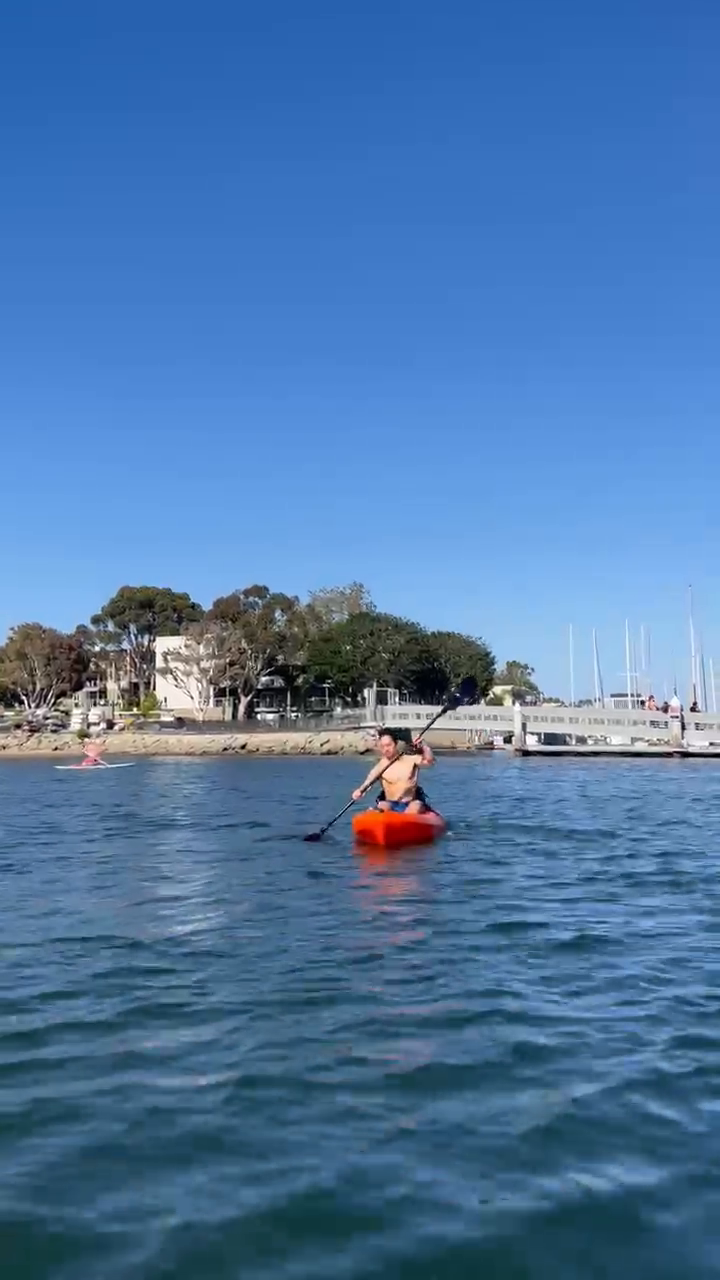
#> input picture frame 31 of demoImages/kayaking.MOV, 720 x 1280 px
$ python optical-flow.py
#> lines starting #> are read from the running program, lines starting #| are printed output that depends on the picture
import cv2 as cv
import numpy as np
import os
import matplotlib.pyplot as plt


# [45 lines left out: function lucasKanade, not called in this run]

def denseOpticalFlow():
    # Read image
    root = os.getcwd()
    videoPath = os.path.join(root,'demoImages//kayaking.mov')
    videoCapObj = cv.VideoCapture(videoPath)

    # Prepare HSV image
    _, frameFirst = videoCapObj.read()
#> frameFirst is the input picture: shape (1280, 720, 3); mean B, G, R 166.2, 118.8, 77.1
    imgPrev = cv.cvtColor(frameFirst, cv.COLOR_BGR2GRAY)
    imgHSV = np.zeros_like(frameFirst)
    imgHSV[:,:,1] = 255

    # Loop through each video frame
    while True:
        _, frameCur = videoCapObj.read()
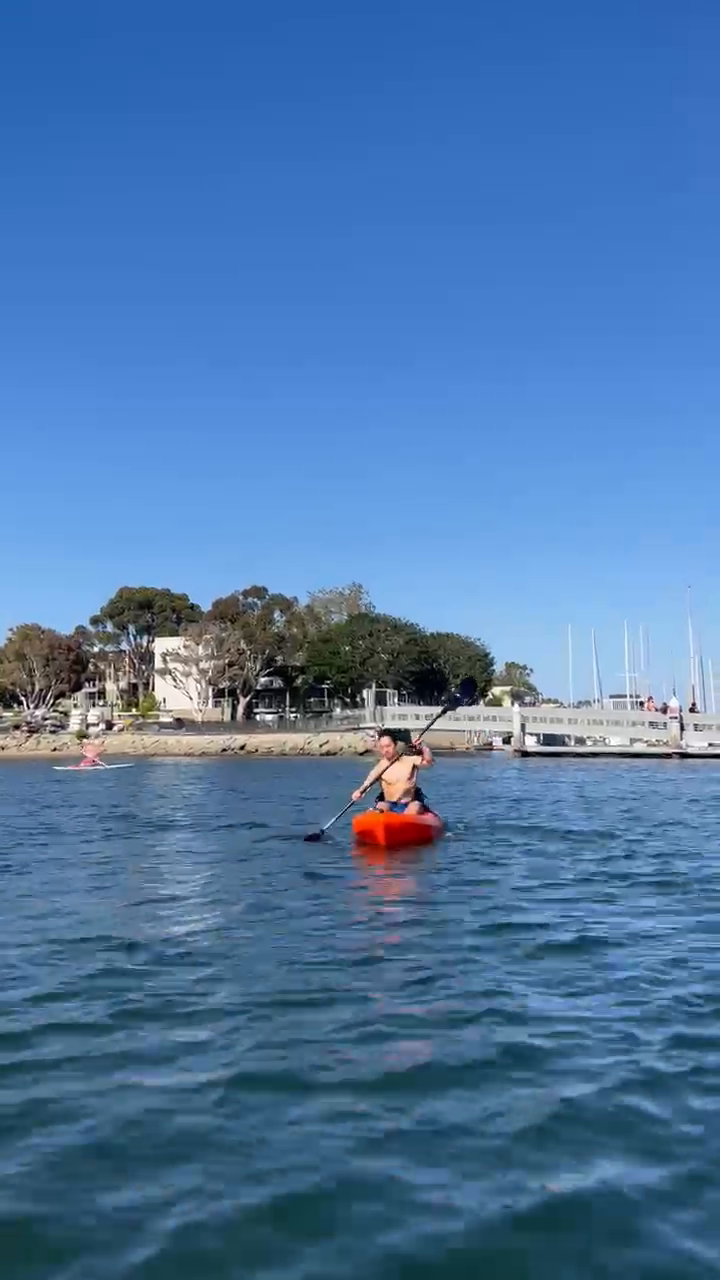
#> input picture frame 32 of demoImages/kayaking.MOV, 720 x 1280 px
#> frameCur is the input picture: shape (1280, 720, 3); mean B, G, R 166, 118.7, 76.9
        imgCur = cv.cvtColor(frameCur, cv.COLOR_BGR2GRAY)
        flow = cv.calcOpticalFlowFarneback(prev=imgPrev,next=imgCur,flow=None,pyr_scale=0.5,levels=3,winsize=15,iterations=3,poly_n=5,poly_sigma=1.2,flags=cv.OPTFLOW_FARNEBACK_GAUSSIAN)
        mag,ang = cv.cartToPolar(flow[:,:,0], flow[:,:,1])
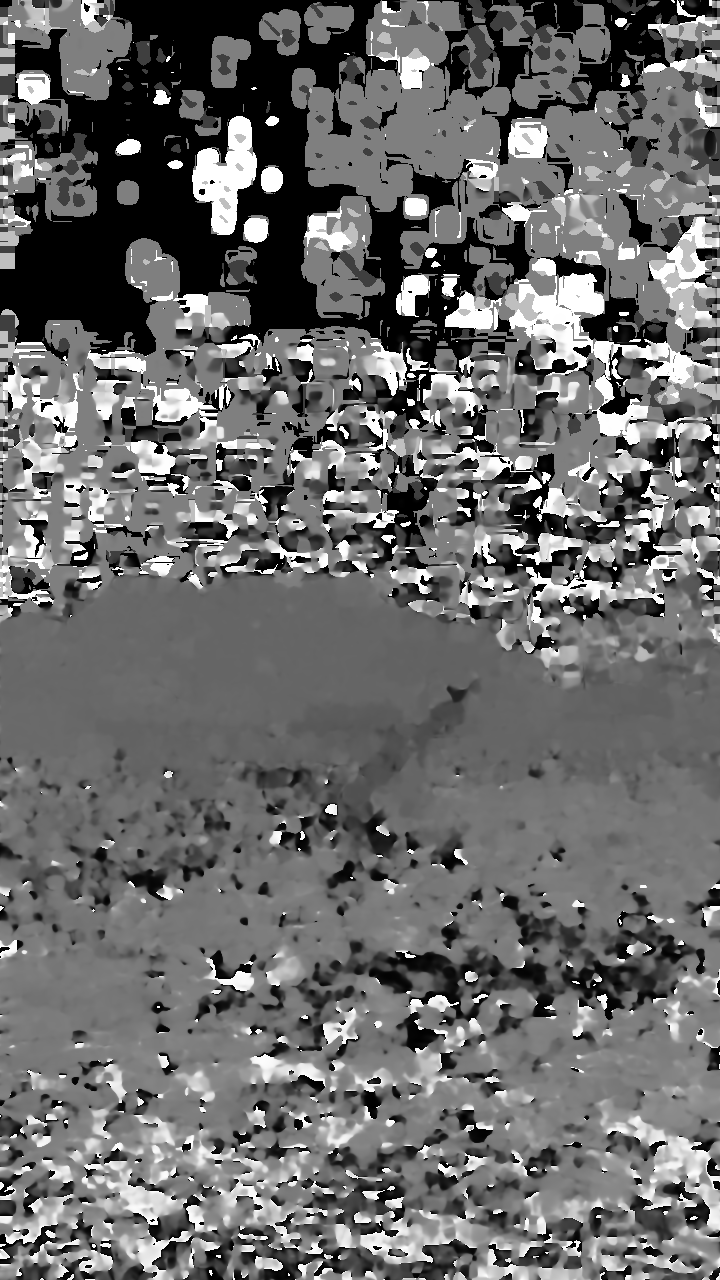
#> ang: shape (1280, 720) float32; min 0, max 6.28, mean 2.65; drawn with min black and max white
        # OpenCV H is [0,180] so divide by 2
        imgHSV[:,:,0] = ang*180/np.pi/2
        imgHSV[:,:,2] = cv.normalize(mag,None,0,255,cv.NORM_MINMAX)
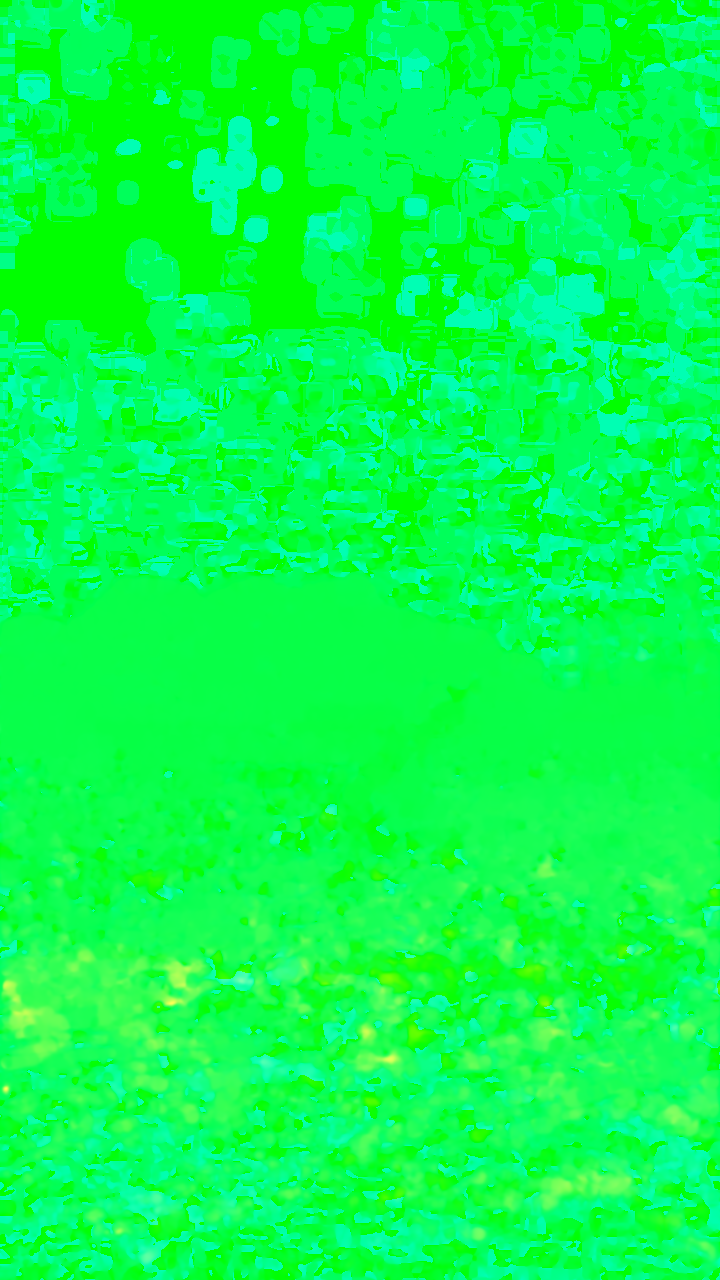
#> imgHSV: shape (1280, 720, 3); mean of channels 0, 1, 2 75.5, 255, 7.9; drawn as B, G, R
        imgBGR = cv.cvtColor(imgHSV, cv.COLOR_HSV2BGR)
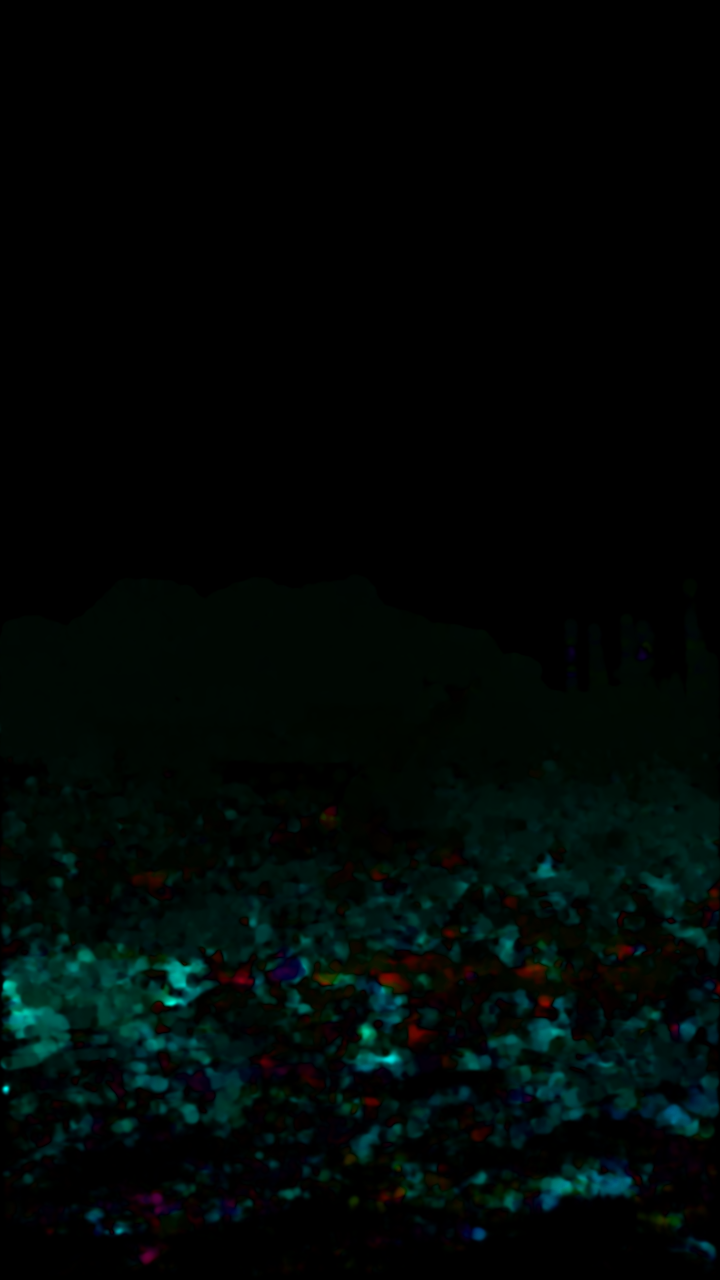
#> imgBGR: shape (1280, 720, 3); mean B, G, R 5.5, 7, 0.7
        cv.imshow('Video', imgBGR)
        cv.waitKey(15)
        imgPrev = imgCur

if __name__ == '__main__':
    # lucasKanade()
    denseOpticalFlow()

$ run again, starting later in the video
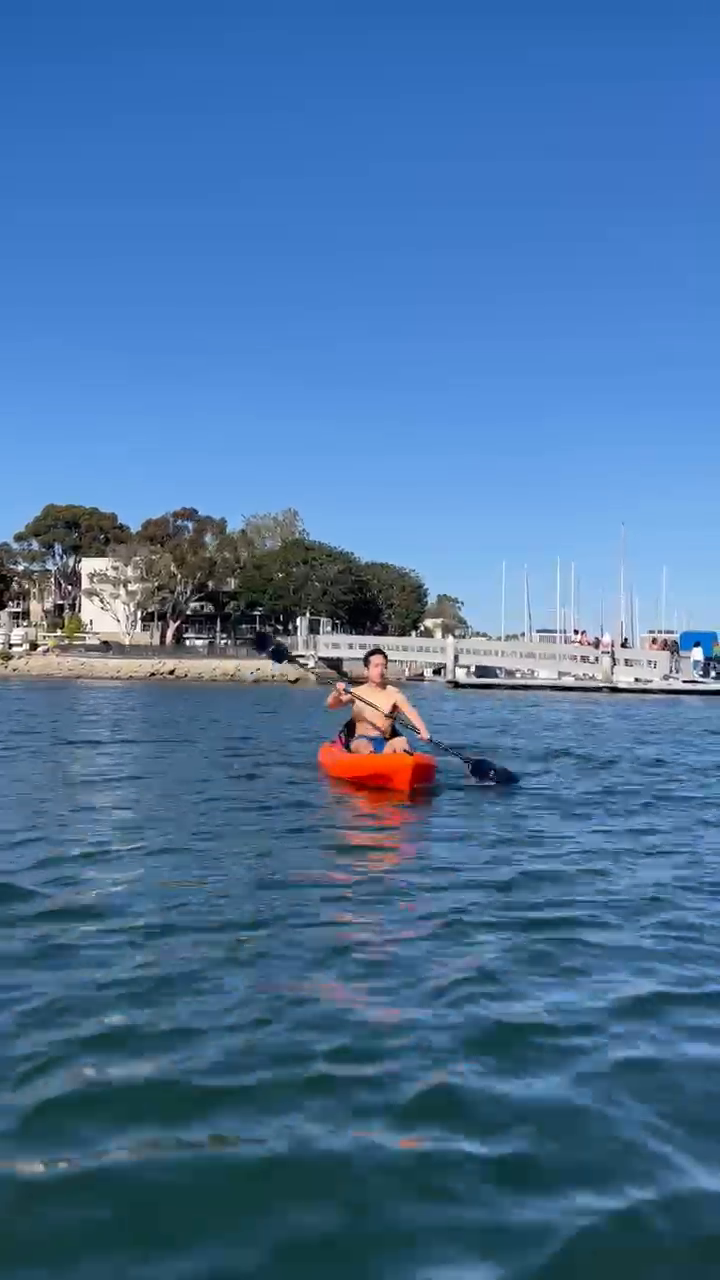
#> input picture frame 141 of demoImages/kayaking.MOV, 720 x 1280 px
#> in denseOpticalFlow, frameFirst is the input picture: shape (1280, 720, 3); mean B, G, R 157.8, 114.2, 73.6
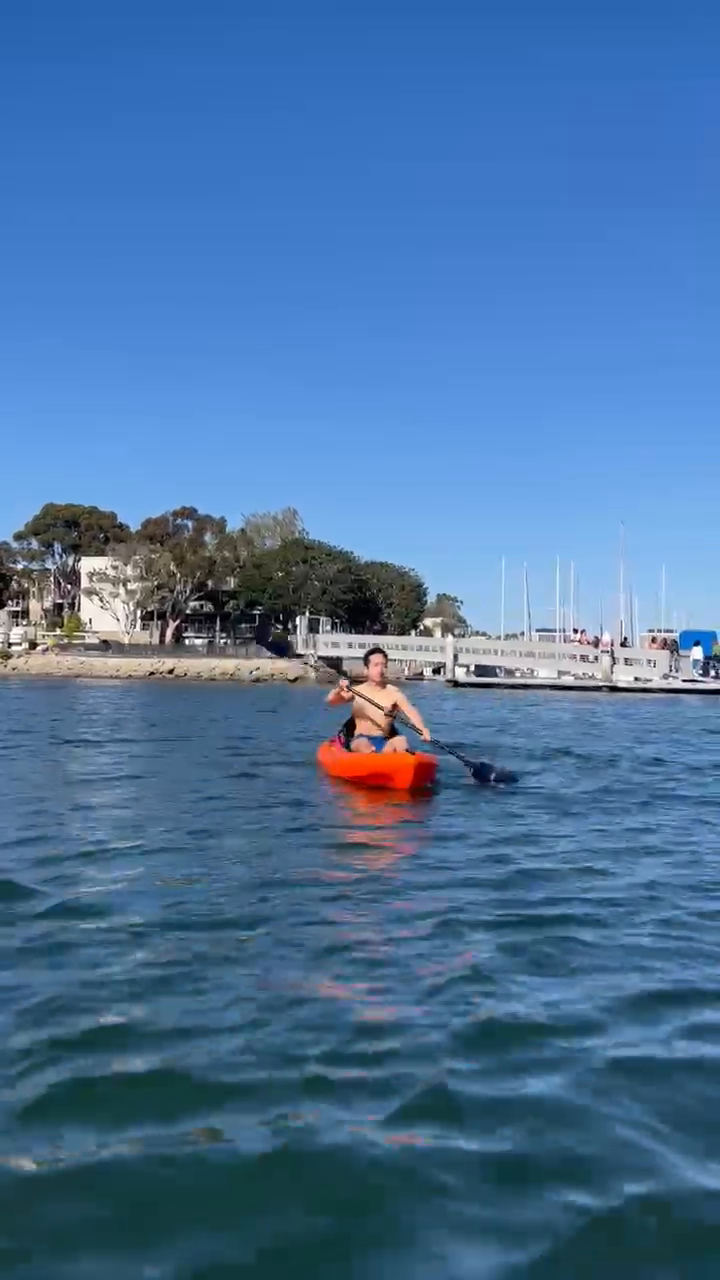
#> input picture frame 142 of demoImages/kayaking.MOV, 720 x 1280 px
#> in denseOpticalFlow, frameCur is the input picture: shape (1280, 720, 3); mean B, G, R 157.7, 114.1, 73.7
#> in denseOpticalFlow, `imgBGR = cv.cvtColor(imgHSV, cv.COLOR_HSV2BGR)`:
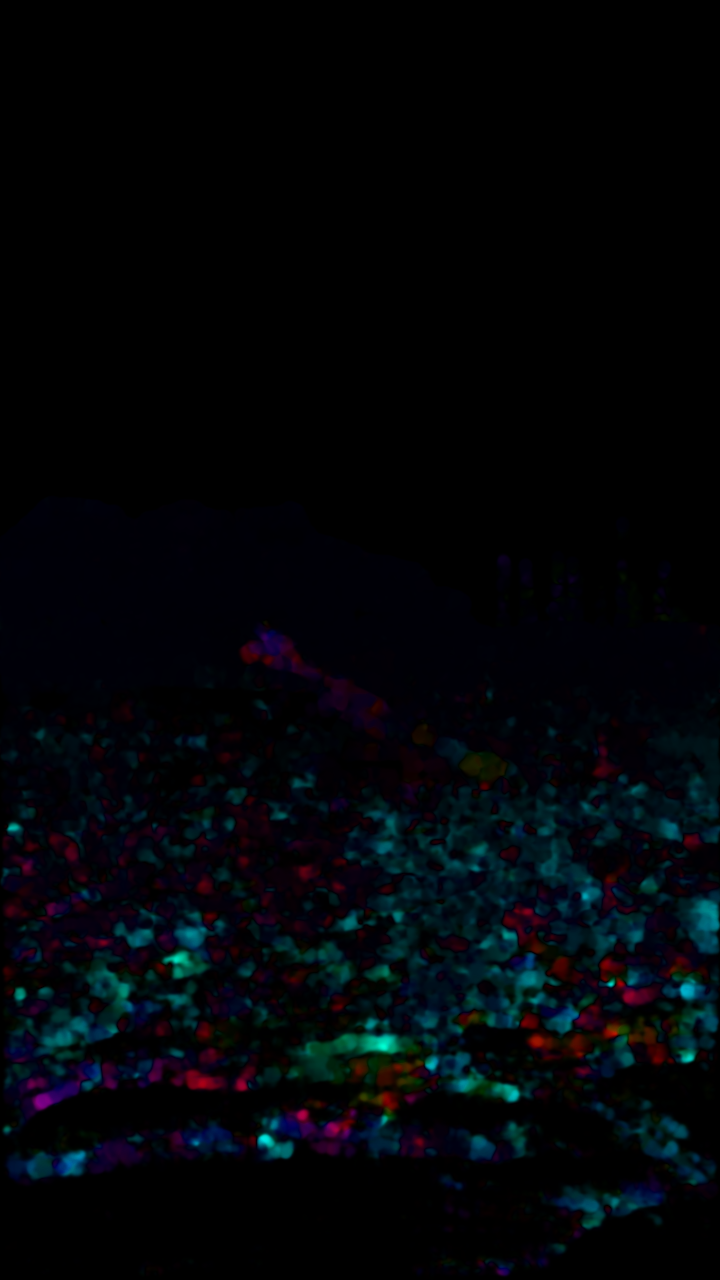
#> imgBGR: shape (1280, 720, 3); mean B, G, R 8.2, 4.8, 2.1

$ run again, starting later in the video
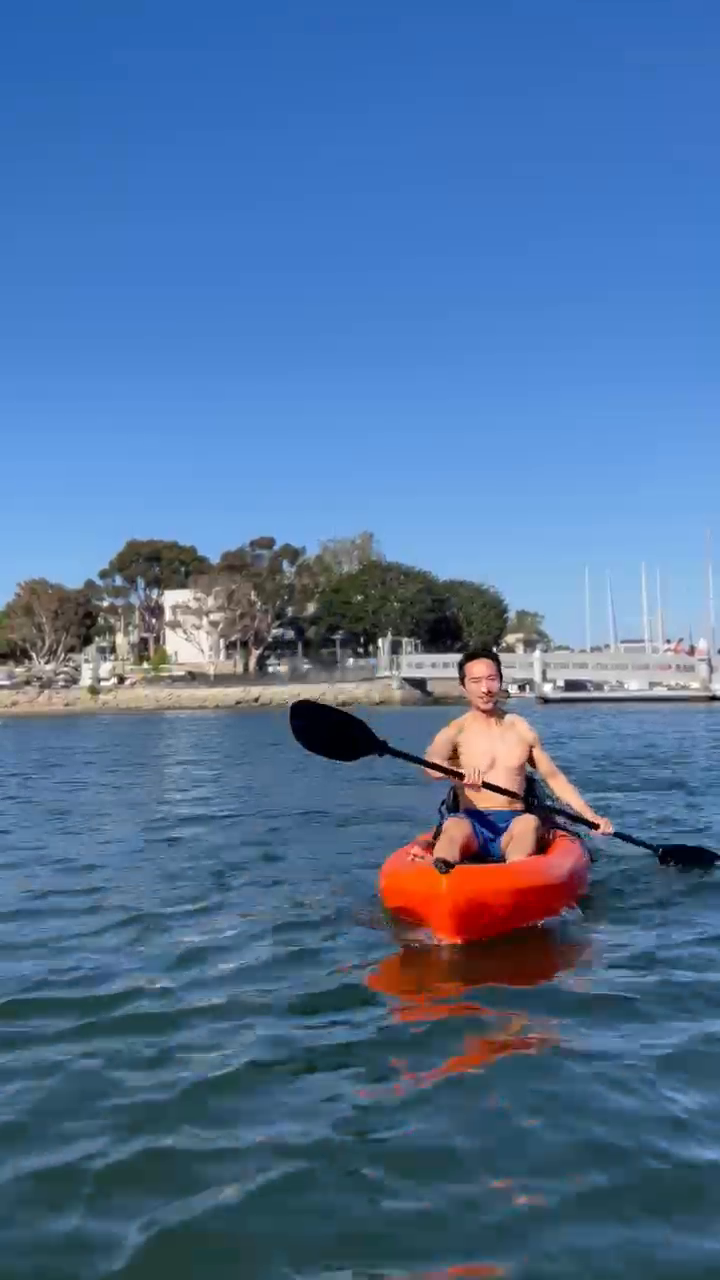
#> input picture frame 252 of demoImages/kayaking.MOV, 720 x 1280 px
#> in denseOpticalFlow, frameFirst is the input picture: shape (1280, 720, 3); mean B, G, R 154, 113.1, 79.8
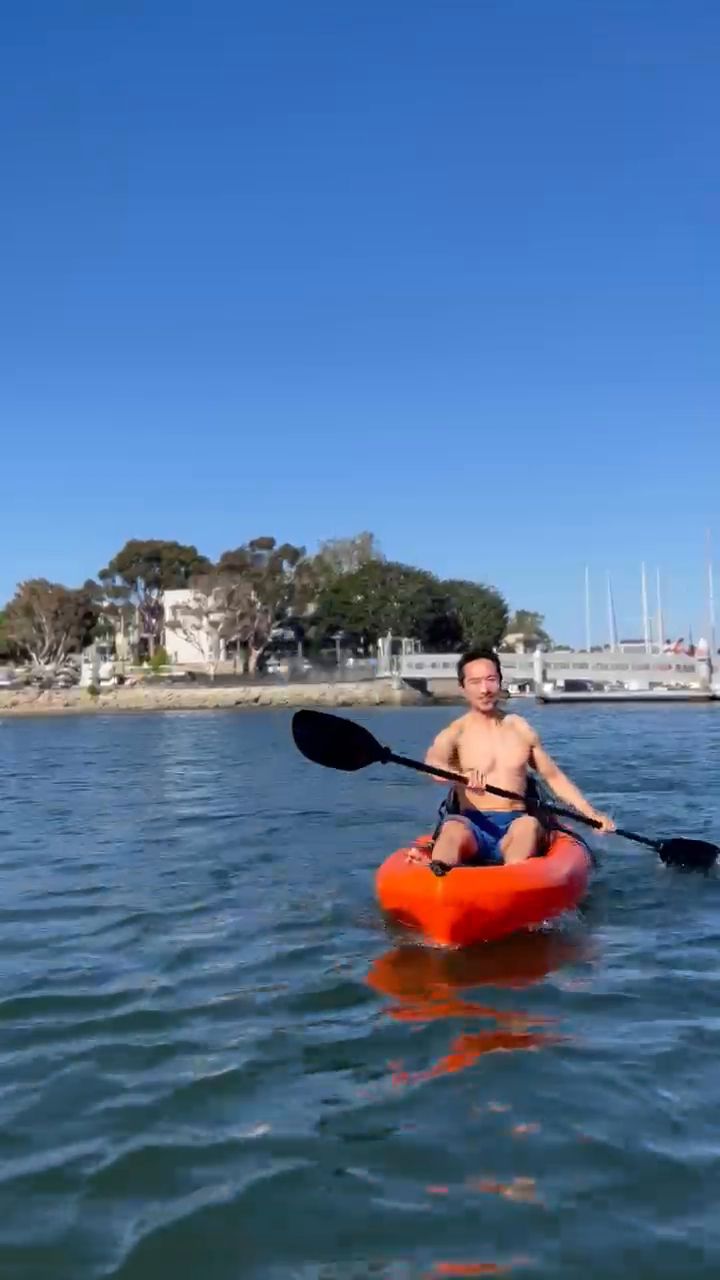
#> input picture frame 253 of demoImages/kayaking.MOV, 720 x 1280 px
#> in denseOpticalFlow, frameCur is the input picture: shape (1280, 720, 3); mean B, G, R 154.3, 113.3, 80.8
#> in denseOpticalFlow, `imgBGR = cv.cvtColor(imgHSV, cv.COLOR_HSV2BGR)`:
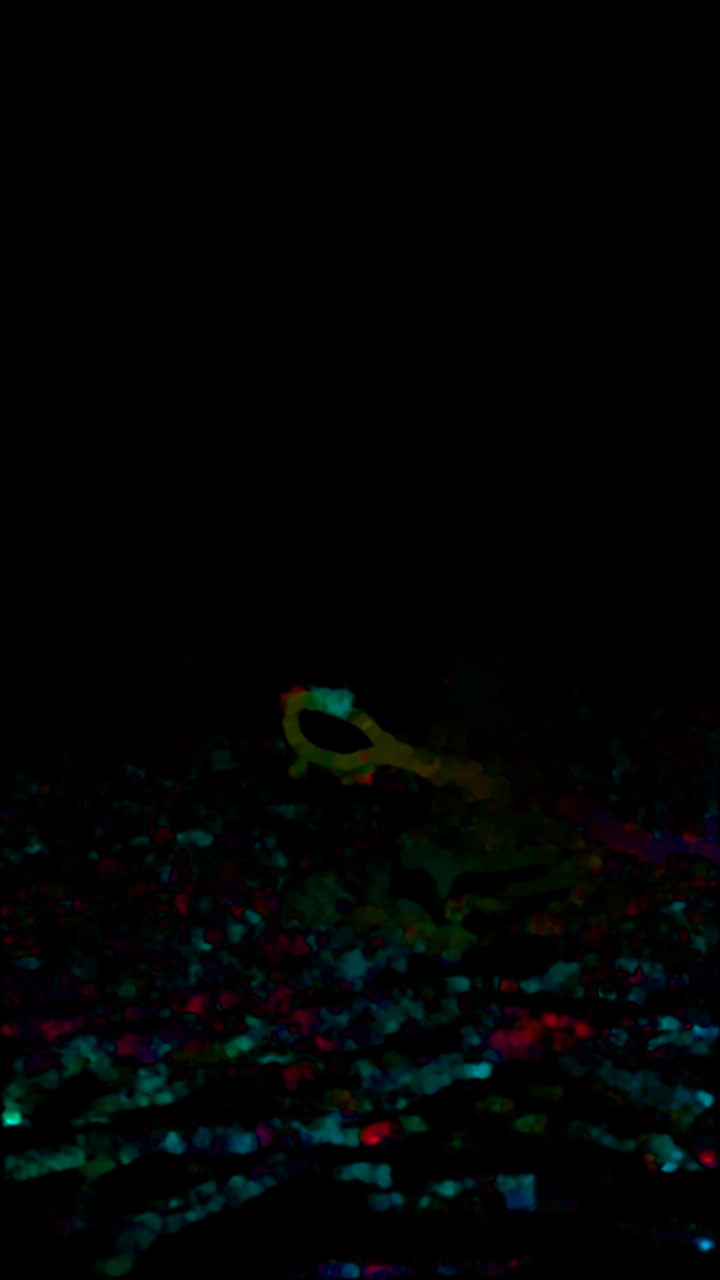
#> imgBGR: shape (1280, 720, 3); mean B, G, R 3.1, 3.4, 1.5
